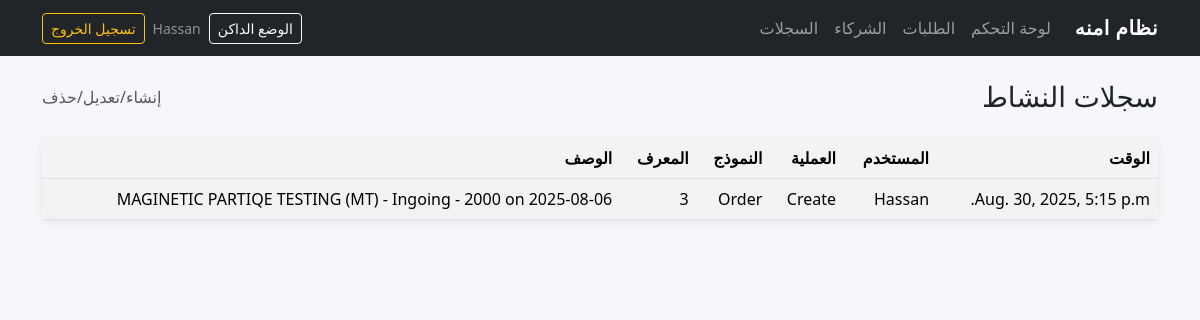
Page /logs/ (signed in) on the committed database.
### core/models.py (models this page shows, shortened)
class ActivityLog(models.Model):
    CREATE = "CREATE"
    UPDATE = "UPDATE"
    DELETE = "DELETE"
    ACTION_CHOICES = [
        (CREATE, "Create"),
        (UPDATE, "Update"),
        (DELETE, "Delete"),
    ]
    timestamp = models.DateTimeField(auto_now_add=True)
    user = models.ForeignKey("auth.User", null=True, blank=True, on_delete=models.SET_NULL, related_name="activity_logs")
    action = models.CharField(max_length=12, choices=ACTION_CHOICES)
    model_name = models.CharField(max_length=100)
    object_id = models.BigIntegerField()
    object_repr = models.TextField()
    details = models.TextField(blank=True)
    class Meta:
        ordering = ["-timestamp"]

### core/views.py (the view)
# urls.py: path("logs/", views.logs_list, name="logs_list"),
@login_required
def logs_list(request):
    logs = ActivityLog.objects.select_related("user").all()
    return render(request, "logs/list.html", {"logs": logs})

### templates/logs/list.html (shortened to what this page needs)
{% extends "base.html" %}
{% block content %}
<div class="page-header" data-aos="fade-down">
    <h1 class="h3 mb-0">سجلات النشاط</h1>
    <div class="d-none d-md-block text-muted">إنشاء/تعديل/حذف</div>
    </div>
<div class="card" data-aos="fade-up">
    <div class="card-body p-0">
        <div class="table-responsive">
            <table class="table table-striped table-hover align-middle mb-0">
                <thead>
                    <tr>
                        <th>الوقت</th>
                        <th>المستخدم</th>
                        <th>العملية</th>
                        <th>النموذج</th>
                        <th>المعرف</th>
                        <th>الوصف</th>
                    </tr>
                </thead>
                <tbody>
                    {% for log in logs %}
                        <tr>
                            <td>{{ log.timestamp }}</td>
                            <td>{{ log.user.username|default:"system" }}</td>
                            <td>{{ log.get_action_display }}</td>
                            <td>{{ log.model_name }}</td>
                            <td>{{ log.object_id }}</td>
                            <td>{{ log.object_repr }}</td>
                        </tr>
                    {% empty %}
                        <tr>
                            <td colspan="6" class="text-center text-muted p-4">لا توجد سجلات بعد.</td>
                        </tr>
                    {% endfor %}
                </tbody>
            </table>
        </div>
    </div>
</div>
{% endblock %}

### templates/base.html (shortened to what this page needs)
<!DOCTYPE html>
<html lang="ar" dir="rtl">
<head>
    {% load static %}
    <link href="https://cdn.jsdelivr.net/npm/bootstrap@5.3.3/dist/css/bootstrap.rtl.min.css" rel="stylesheet">
    <link href="https://cdn.jsdelivr.net/npm/aos@2.3.4/dist/aos.css" rel="stylesheet">
</head>
<body>
    <nav class="navbar navbar-expand-lg navbar-dark bg-dark">
        <div class="container">
            <a class="navbar-brand" href="/">نظام امنه</a>
            <div class="collapse navbar-collapse" id="mainNav">
                <ul class="navbar-nav me-auto mb-2 mb-lg-0">
                    <li class="nav-item"><a class="nav-link" href="/">لوحة التحكم</a></li>
                    <li class="nav-item"><a class="nav-link" href="/orders/">الطلبات</a></li>
                    <li class="nav-item"><a class="nav-link" href="/partners/">الشركاء</a></li>
                    <li class="nav-item"><a class="nav-link" href="/logs/">السجلات</a></li>
                </ul>
                <div class="d-flex align-items-center gap-2">
                    <button id="themeToggle" class="btn btn-outline-light btn-sm" type="button">الوضع الداكن</button>
                    {% if request.user.is_authenticated %}
                        <span class="text-white-50 small">{{ request.user.username }}</span>
                        <a class="btn btn-outline-warning btn-sm" href="{% url 'logout' %}">تسجيل الخروج</a>
                    {% else %}
                        <a class="btn btn-outline-light btn-sm" href="{% url 'login' %}">تسجيل الدخول</a>
                    {% endif %}
                </div>
            </div>
        </div>
    </nav>
    <main class="container app-container">
        {% block content %}{% endblock %}
    </main>
</body>
</html>

### templates/base.html (style rules this page uses)
body { background-color: #f6f7fb; }
.navbar-brand { font-weight: 700; letter-spacing: 0.5px; }
.app-container { padding-top: 24px; padding-bottom: 40px; }
.card { border: 0; box-shadow: 0 0.125rem 0.5rem rgba(0,0,0,0.08); }
.table thead th { background: #f1f3f5; }
.page-header { display: flex; align-items: center; justify-content: space-between; gap: 12px; margin-bottom: 24px; }

### rows in the picture
ActivityLog: timestamp "Aug. 30, 2025, 5:15 p.m.", user.username "Hassan", action "Create", model_name "Order", object_id "3", object_repr "MAGINETIC PARTIQE TESTING (MT) - Ingoing - 2000 on 2025-08-06"

### other values in the picture
{{ request.user.username }} "Hassan"
